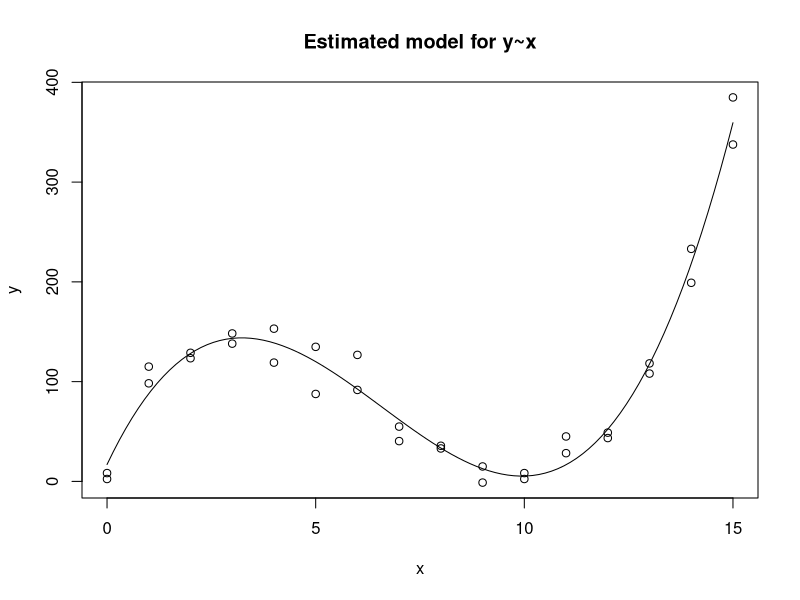

The R source for this figure:
## ---- chunk 1
knitr::opts_chunk$set(echo = TRUE)
## ---- chunk 2
estate_data <- read.table("HW3Problem3.txt", header = TRUE)
model <- lm(RentalRates~Age+OperatingExpense+VacancyRates+SquareFootage, data=estate_data)
model
## ---- chunk 3
summary(model)
## ---- chunk 4
anova(model)
## ---- chunk 5
d <- read.table("HW3Problem4.txt", header = TRUE)

model <- lm(y~poly(x, 3, raw=TRUE), data=d)
model

summary(model)

plot(d$x,d$y, xlab="x", ylab="y", main="Estimated model for y~x")
curve(16.97286 + 88.16596*x-18.08742*x^2 +0.91547*x^3, add=TRUE)

## ---- chunk 6
# Data
y <- c(72,68,65,72,71,68,68,66,71,73)
x1 <- c(72,68,66,70,72,69,67,63,72,74)
x2 <- c(112,103,94,121,113,136,124,90,134,128)
# Sample size
n <- length(y)

# i) Design matrix
X <- c(rep(1,n),x1,x2)
dim(X) <- c(n,3)
X
## ---- chunk 7
# ii) Least squares 
beta <- solve(t(X)%*%X)%*%t(X)%*%y
beta

# iii)  SSE
H <- X%*%solve(t(X)%*%X)%*%t(X)
y.hat <- H%*%y
e <- y-y.hat

sse <- t(e)%*%e
sse

# iv) covariance matrix of beta
df <- n - 1
mse <- sse / df
sig.hatSq <- as.numeric(mse)

covbetamat <-sig.hatSq *solve(t(X)%*%X)
covbetamat

# v) filling out multiple regression summary tabl
model <- lm(y~x1+x2)
summary(model)

